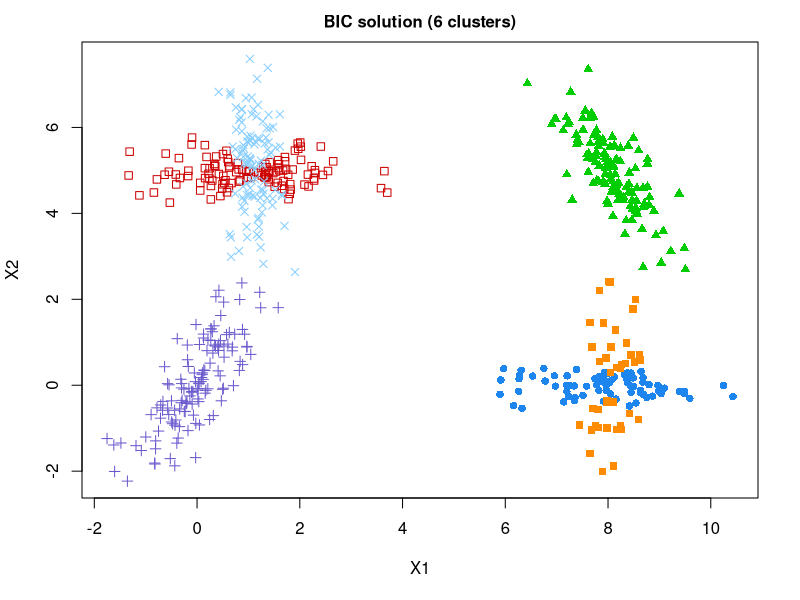
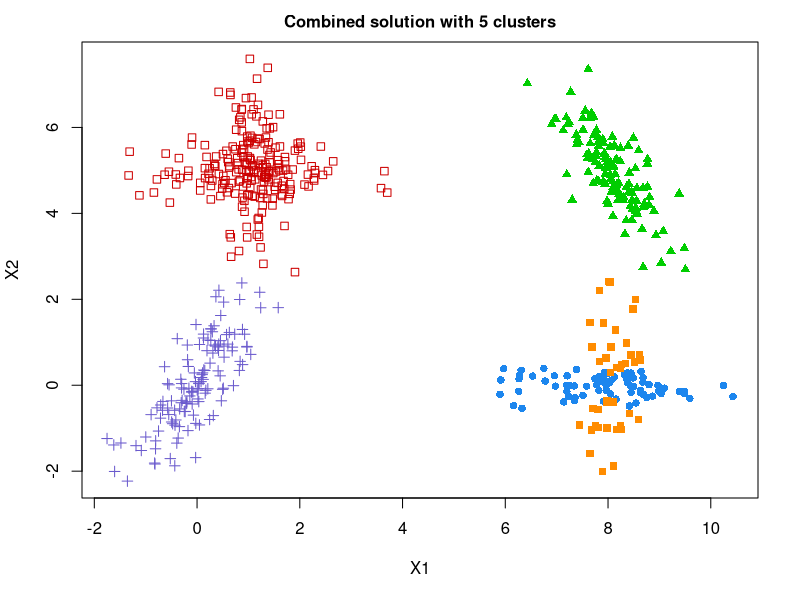
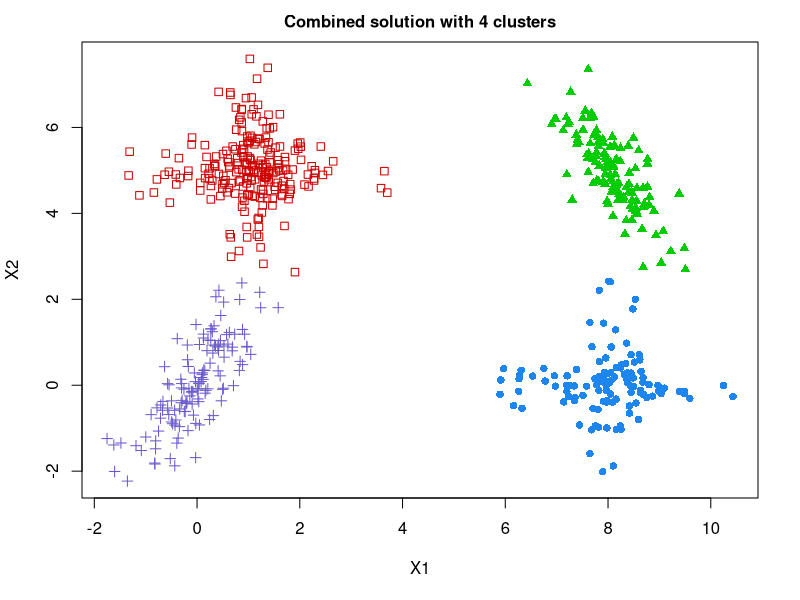
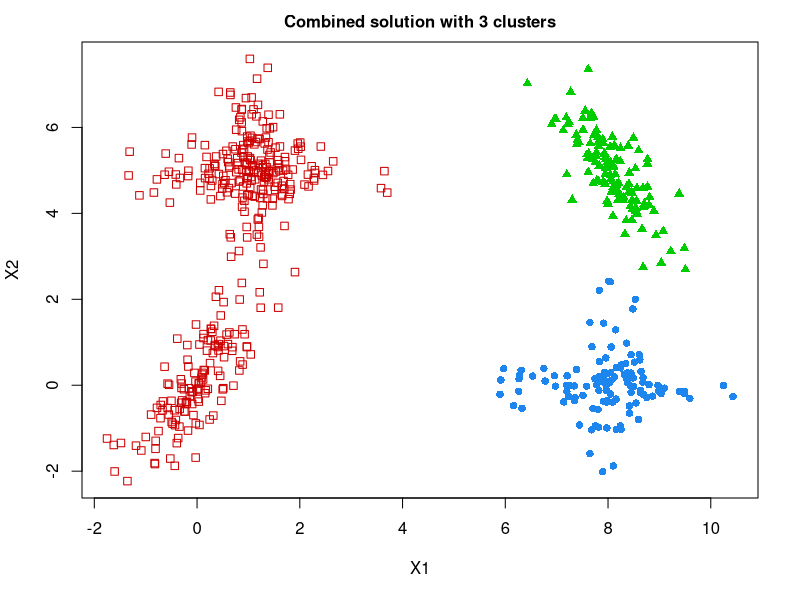
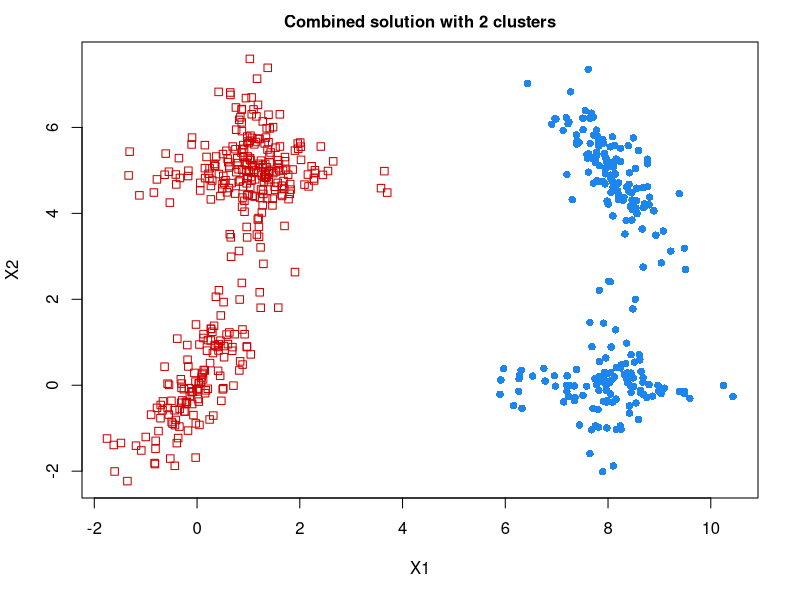
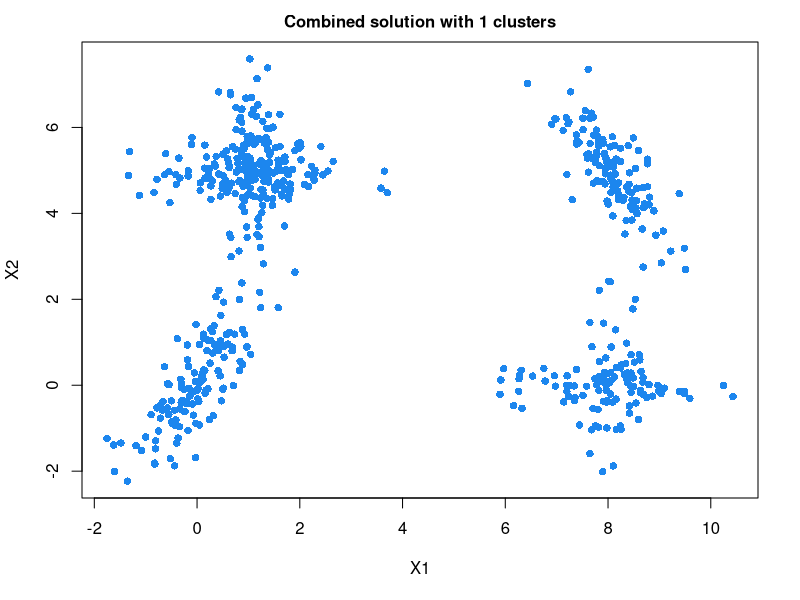
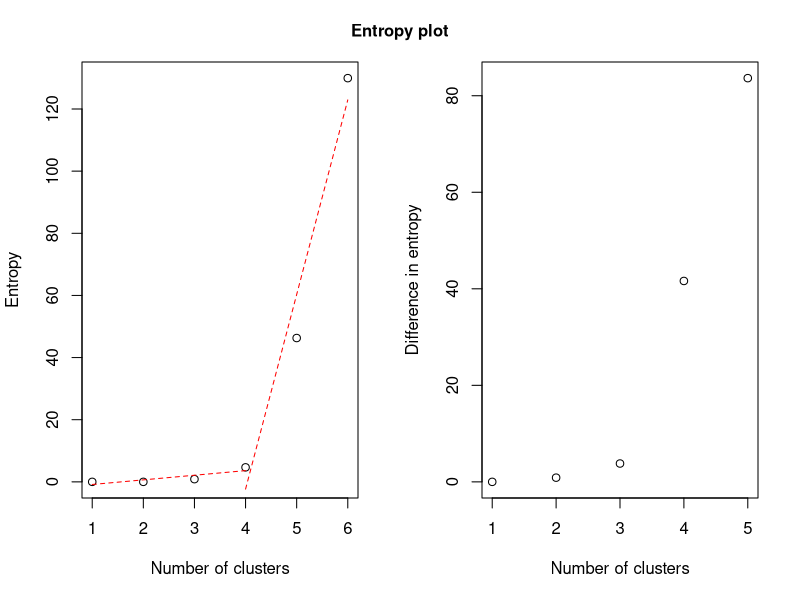
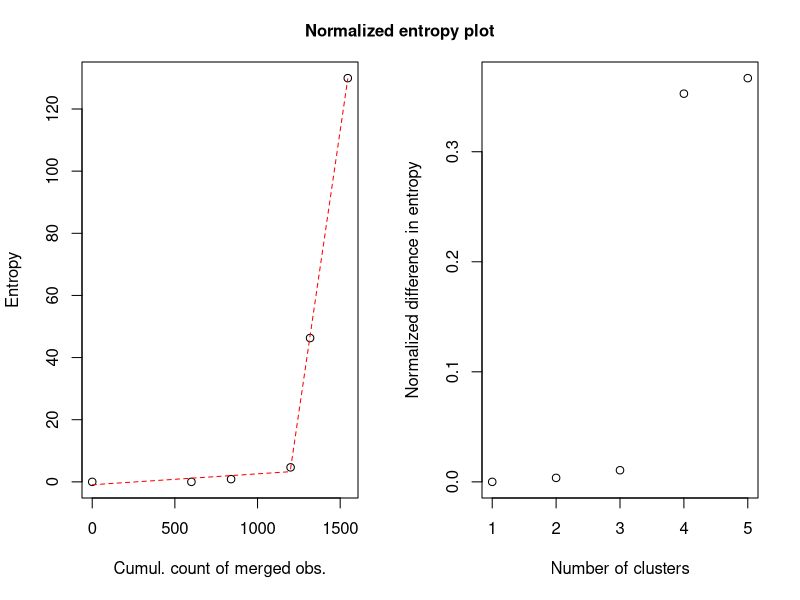

Reproduce these figures in R, in order.
library(mclust)


### Name: clustCombi
### Title: Combining Gaussian Mixture Components for Clustering
### Aliases: clustCombi print.clustCombi summary.clustCombi
###   print.summary.clustCombi
### Keywords: cluster

### ** Examples

data(Baudry_etal_2010_JCGS_examples)

# run Mclust using provided data
output <- clustCombi(data = ex4.1) 
## Not run: 
##D # or run Mclust and then clustcombi on the returned object
##D mod <- Mclust(ex4.1)
##D output <- clustCombi(mod)
## End(Not run)

output
summary(output)

## Not run: 
##D # run Mclust using provided data and any further optional argument provided
##D output <- clustCombi(data = ex4.1, modelName = "EEV", G = 1:15)
## End(Not run)

# plot the hierarchy of combined solutions
plot(output, what = "classification") 
# plot some "entropy plots" which may help one to select the number of classes
plot(output, what = "entropy") 
# plot the tree structure obtained from combining mixture components
plot(output, what = "tree") 

# the selected model and number of components obtained from Mclust using BIC
output$MclustOutput 

# the matrix whose [i,k]th entry is the probability that i-th observation in 
# the data belongs to the k-th class according to the BIC solution
head( output$combiz[[output$MclustOutput$G]] ) 
# the matrix whose [i,k]th entry is the probability that i-th observation in 
# the data belongs to the k-th class according to the first combined solution
head( output$combiz[[output$MclustOutput$G-1]] ) 
# the matrix describing how to merge the 6-classes solution to get the 
# 5-classes solution
output$combiM[[5]] 
# for example the following code returns the label of the class (in the 
# 5-classes combined solution) to which the 4th class (in the 6-classes
# solution) is assigned. Only two classes in the (K+1)-classes solution 
# are assigned the same class in the K-classes solution: the two which 
# are merged at this step... 
output$combiM[[5]] 
# recover the 5-classes soft clustering from the 6-classes soft clustering 
# and the 6 -> 5 combining matrix
all( output$combiz[[5]] == t( output$combiM[[5]] %*% t(output$combiz[[6]]) ) ) 
# the hard clustering under the 5-classes solution
head( output$classification[[5]] )
